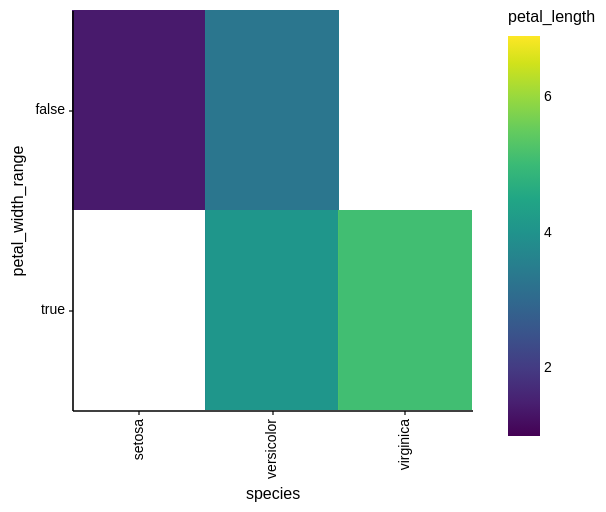

The code cell stored with this chart in its notebook:
### Code cell
df['petal_width_range'] = df['petal_width'] > 1
p = alt.Chart(df).mark_rect().encode(x='species', y='petal_width_range', color='petal_length')
p.properties(height=200, width=200)

### Figure 1 — Vega-Lite specification as saved in the notebook (floating-point values rounded to 4 significant figures; data arrays with more than 128 entries replaced by an {"elided": "..."} marker saying what was removed)
{"config": {"font": "Helvetica", "scheme": "set1", "color": {"field": "color", "type": "Set1"}, "view": {"strokeWidth": 0}, "axis": {"grid": false, "domainColor": "black", "domainWidth": 0.8, "tickColor": "black", "tickSize": 2, "tickWidth": 0.6, "labelFontWeight": "normal", "titleFontWeight": "normal", "labelFontSize": 7, "titleFontSize": 8}, "range": {"category": ["#377EB8", "#E41A1C", "#4DAF4A", "#984EA3", "#FF7F00", "#A55628"], "heatmap": {"scheme": "viridis"}, "ordinal": {"scheme": "set1"}, "ramp": {"scheme": "set1"}, "diverging": {"scheme": "set1"}}, "legend": {"labelFontWeight": "normal", "titleFontWeight": "normal", "labelFontSize": 7, "titleFontSize": 8, "symbolOpacity": 1, "symbolStrokeWidth": 0}, "boxplot": {"outliers": {"size": 8, "filled": true}}, "area": {"line": true, "fillOpacity": 0.4}, "mark": {"color": "#377EB8"}}, "data": {"name": "data-186c34c08156a5e974c5ee74800a0d21"}, "mark": "rect", "encoding": {"color": {"field": "petal_length", "type": "quantitative"}, "x": {"field": "species", "type": "nominal"}, "y": {"field": "petal_width_range", "type": "nominal"}}, "height": 200, "width": 200, "$schema": "https://vega.github.io/schema/vega-lite/v4.17.0.json", "datasets": {"data-186c34c08156a5e974c5ee74800a0d21": {"elided": "150 records"}}}
